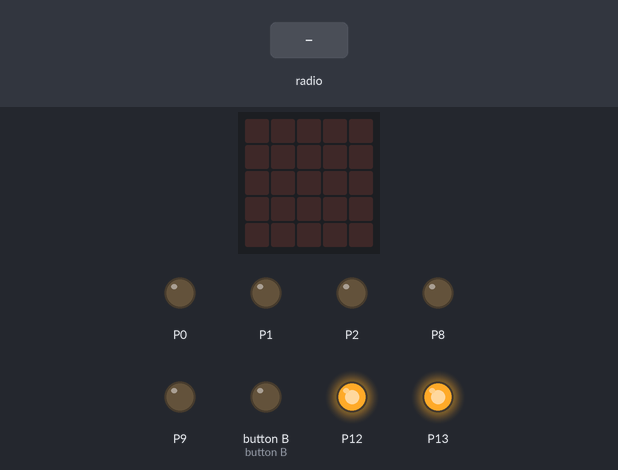
Bench run of a program on a simulated BBC micro:bit (MakeCode). On the bench: the board's 5×5 LED display, output pins drawn as LEDs (lit = HIGH). The inputs (shaded band) are chosen by the test bench.

Above: at 1.2 s.
1.3 s: radio message "1" arrives
At 3.1 s:
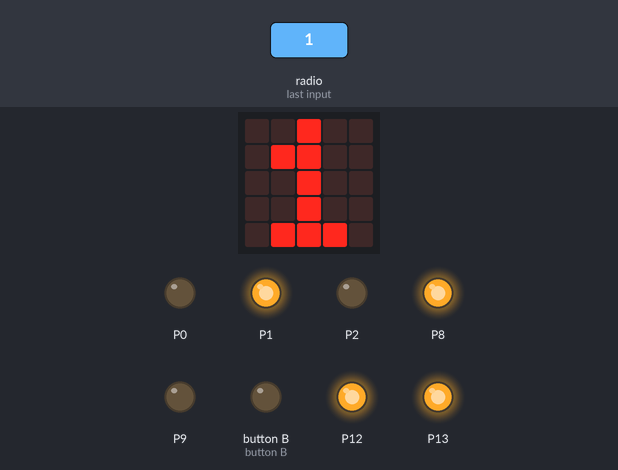
4.0 s: radio message "2" arrives
At 5.1 s:
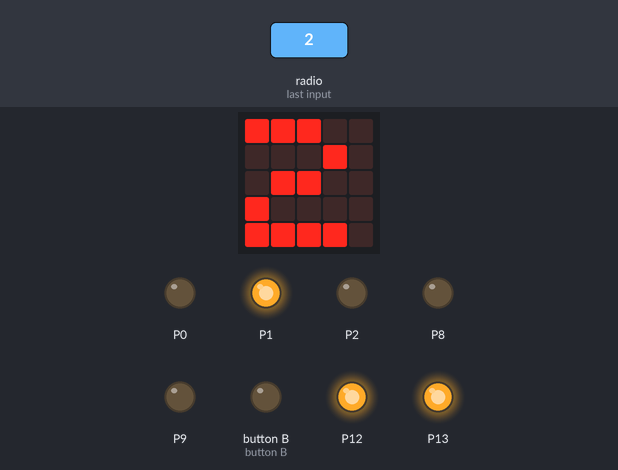
6.7 s: radio message "3" arrives
At 8.0 s:
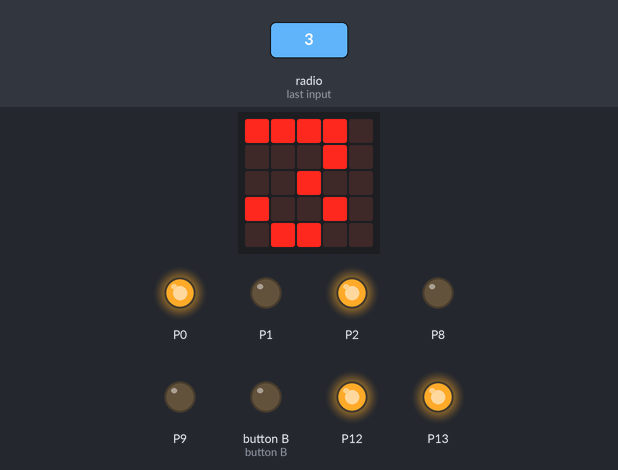
8.9 s: radio message "4" arrives
At 10.8 s:
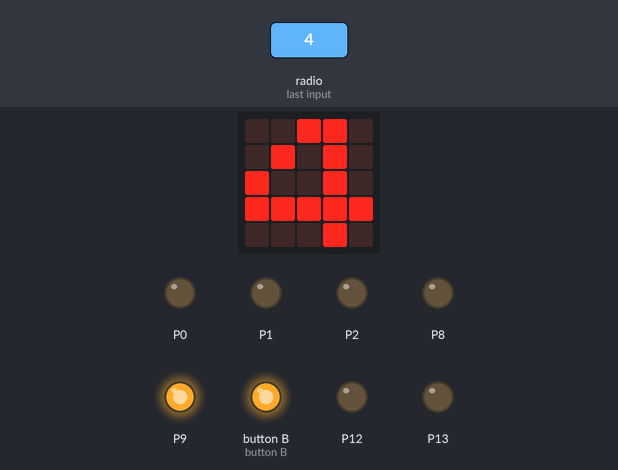
11.1 s: radio message "1" arrives
At 13.0 s:
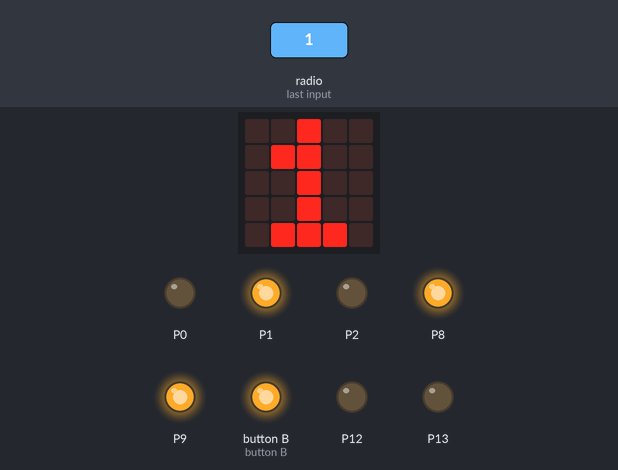
13.8 s: radio message "2" arrives
At 14.9 s:
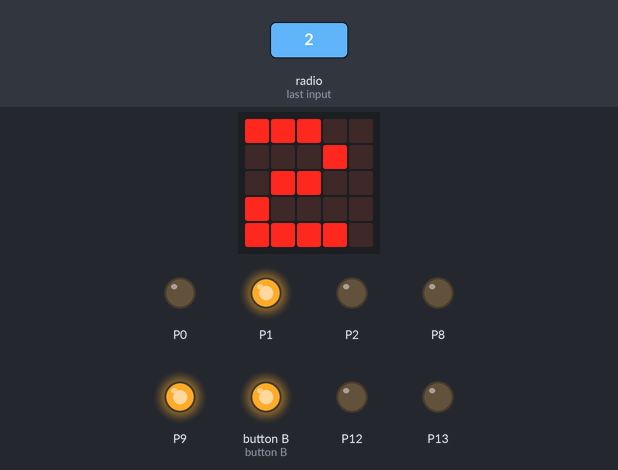
Timing chart, 0 to 16.8 s (numbered marks = the images above; inputs shaded):
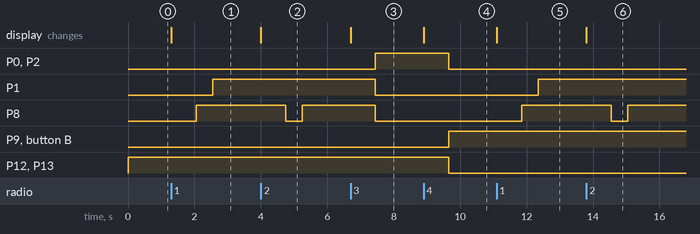

Measured:
- after the input at 1.3 s, P1: LOW → HIGH after 1.3 s; P8: LOW → HIGH after 0.75 s; the display: changes at once (image 1)
- after the input at 4.0 s, P8: HIGH → LOW after 0.75 s, → HIGH 0.50 s later; the display: changes at once (image 2)
- after the input at 6.7 s, P0, P2: LOW → HIGH after 0.75 s; P1, P8: HIGH → LOW after 0.75 s; the display: changes at once (image 3)
- after the input at 8.9 s, P0, P2, P12, P13: HIGH → LOW after 0.75 s; P9, button B: LOW → HIGH after 0.75 s; the display: changes at once (image 4)
- after the input at 11.1 s, P1: LOW → HIGH after 1.3 s; P8: LOW → HIGH after 0.75 s; the display: changes at once (image 5)
- after the input at 13.8 s, P8: HIGH → LOW after 0.75 s, → HIGH 0.50 s later; the display: changes at once (image 6)

The program:

main.ts
```typescript
radio.onReceivedNumber(function (receivedNumber) {
    number = receivedNumber
    basic.showNumber(receivedNumber)
    if (receivedNumber == 0) {
        pins.digitalWritePin(DigitalPin.P9, 0)
        pins.digitalWritePin(DigitalPin.P11, 0)
        pins.digitalWritePin(DigitalPin.P12, 1)
        pins.digitalWritePin(DigitalPin.P13, 1)
        pins.digitalWritePin(DigitalPin.P0, 0)
        pins.digitalWritePin(DigitalPin.P1, 1)
        pins.digitalWritePin(DigitalPin.P2, 0)
        pins.digitalWritePin(DigitalPin.P8, 1)
    } else if (receivedNumber == 1) {
        pins.digitalWritePin(DigitalPin.P0, 0)
        pins.digitalWritePin(DigitalPin.P1, 0)
        pins.digitalWritePin(DigitalPin.P2, 0)
        pins.digitalWritePin(DigitalPin.P8, 1)
        basic.pause(500)
        pins.digitalWritePin(DigitalPin.P0, 0)
        pins.digitalWritePin(DigitalPin.P1, 1)
        pins.digitalWritePin(DigitalPin.P2, 0)
        pins.digitalWritePin(DigitalPin.P8, 1)
    } else if (receivedNumber == 2) {
        pins.digitalWritePin(DigitalPin.P0, 0)
        pins.digitalWritePin(DigitalPin.P1, 1)
        pins.digitalWritePin(DigitalPin.P2, 0)
        pins.digitalWritePin(DigitalPin.P8, 0)
        basic.pause(500)
        pins.digitalWritePin(DigitalPin.P0, 0)
        pins.digitalWritePin(DigitalPin.P1, 1)
        pins.digitalWritePin(DigitalPin.P2, 0)
        pins.digitalWritePin(DigitalPin.P8, 1)
    } else if (receivedNumber == 3) {
        pins.digitalWritePin(DigitalPin.P0, 1)
        pins.digitalWritePin(DigitalPin.P1, 0)
        pins.digitalWritePin(DigitalPin.P2, 1)
        pins.digitalWritePin(DigitalPin.P8, 0)
    } else if (receivedNumber == 4) {
        pins.digitalWritePin(DigitalPin.P9, 1)
        pins.digitalWritePin(DigitalPin.P11, 1)
        pins.digitalWritePin(DigitalPin.P12, 0)
        pins.digitalWritePin(DigitalPin.P13, 0)
        pins.digitalWritePin(DigitalPin.P0, 0)
        pins.digitalWritePin(DigitalPin.P1, 0)
        pins.digitalWritePin(DigitalPin.P2, 0)
        pins.digitalWritePin(DigitalPin.P8, 0)
    }
})
let number = 0
radio.setGroup(23)
pins.digitalWritePin(DigitalPin.P9, 0)
pins.digitalWritePin(DigitalPin.P11, 0)
pins.digitalWritePin(DigitalPin.P12, 1)
pins.digitalWritePin(DigitalPin.P13, 1)
```

test.ts
```typescript
// testes vão aqui; isto não será compilado quando este pacote for usado como uma extensão.
```
